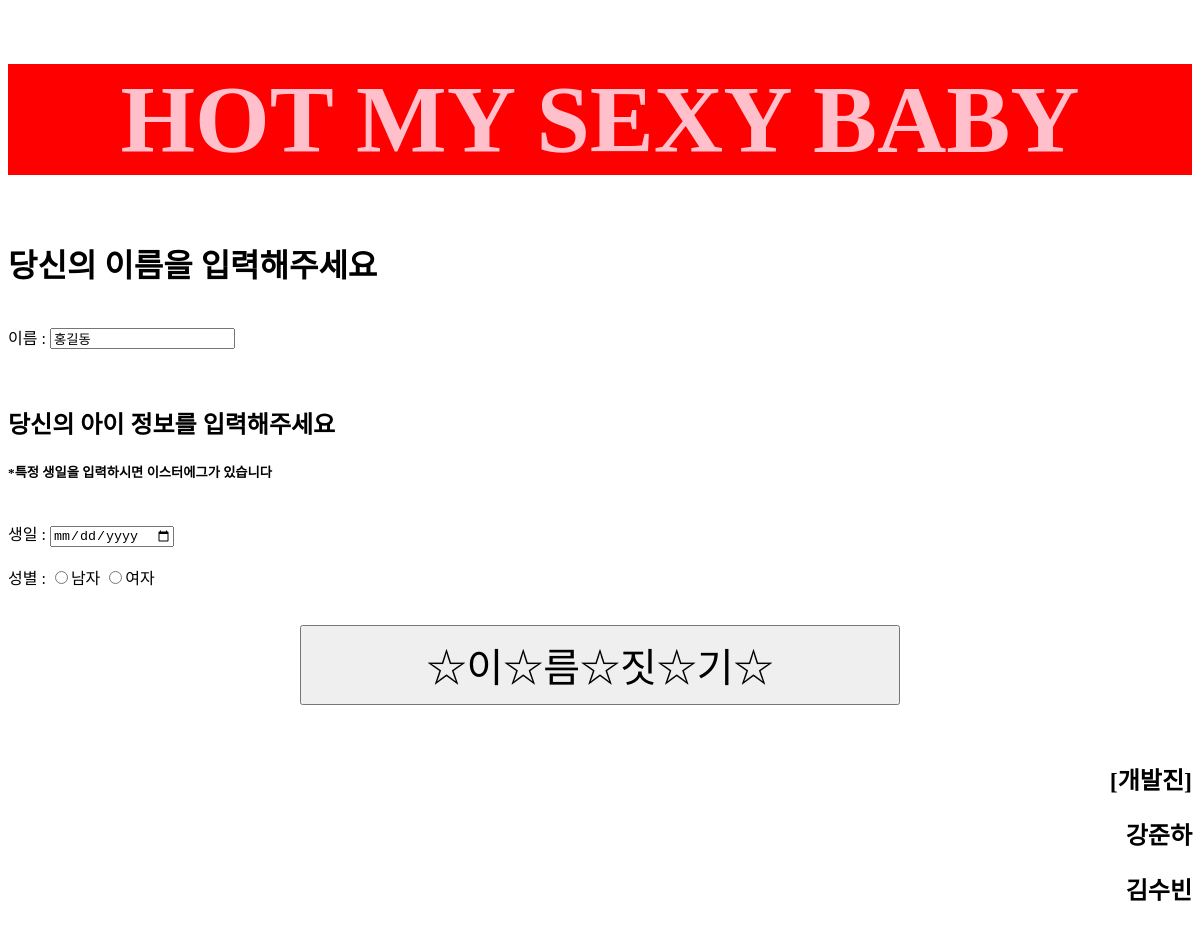
/polls/, run on an earlier commit of the app's database.
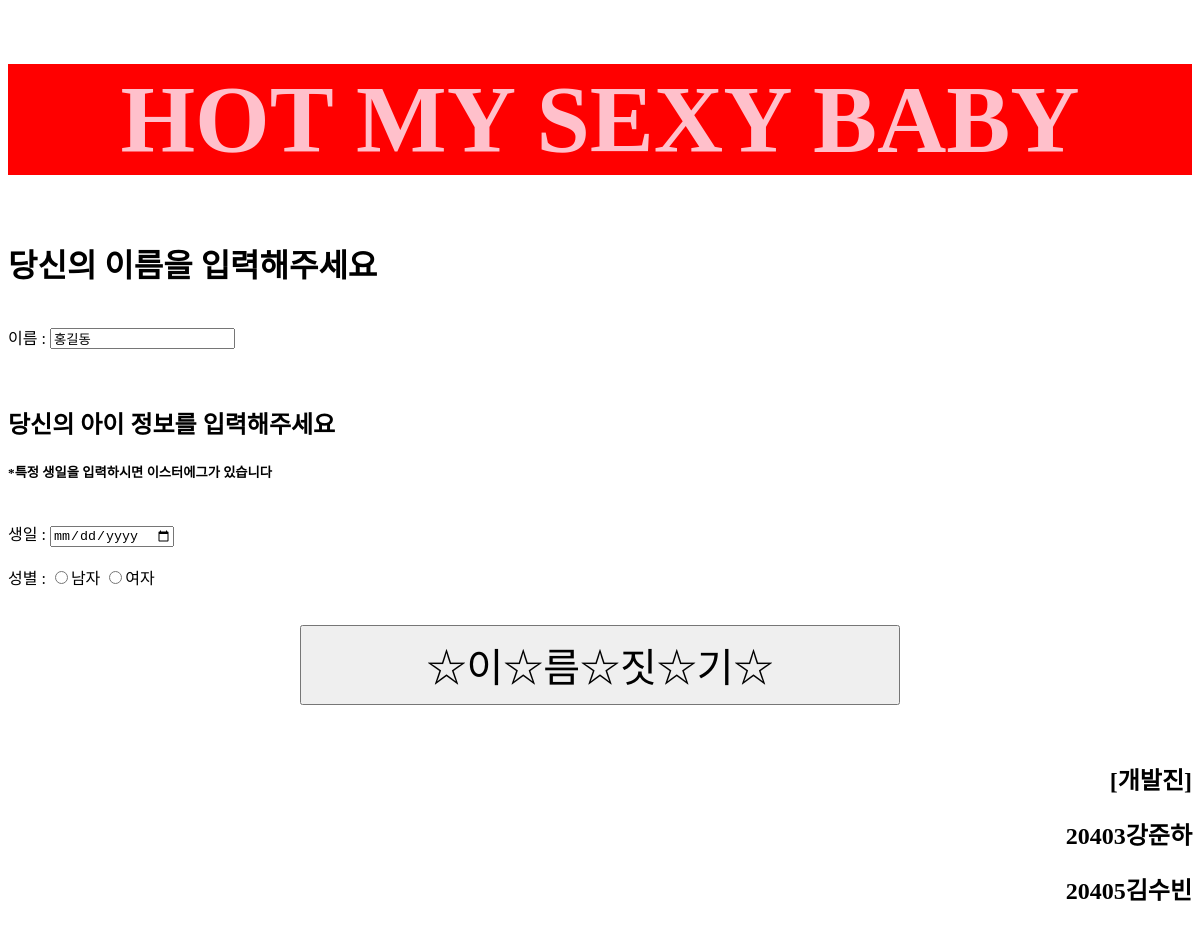
And on a later commit of the database.
### polls/models.py (models this page shows, shortened)
class Name(models.Model):
    name = models.CharField(max_length=200)
    pub_date = models.DateTimeField('date published')

### polls/views.py (the view)
# urls.py: path('', views.index, name='index'),
def index(request):
    latest_name_list = Name.objects.all()
    context = {'latest_name_list':latest_name_list}
    return render(request, 'polls/index.html', context)

### polls/templates/polls/index.html (shortened to what this page needs)
<!DOCTYPE html>
<html lang="en">
<head>
</head>
<body>
    <h1 align="center" style="color: pink; font-size: 6em; background: red;">HOT MY SEXY BABY</h1>
    <h1 style="font-family: 'Myriad'">당신의 이름을 입력해주세요</h1>
    <br>
    <form style="font-family: 'NanumGothic'">
        <label id="namelabel">이름 : </label><input value="홍길동" type="text" name="Uname" placeholder="이름을 입력해주세요" id="_namelabel"> <br><br>
    </form>
    <br>
    <h2 style="font-family: 'Myriad'">당신의 아이 정보를 입력해주세요</h2>
    <h5>*특정 생일을 입력하시면 이스터에그가 있습니다</h3>
    <br>
    <form style="font-family: 'NanumGothic'">
        <label id="birthlabel">생일 : <input type="date" name = "Cbirthday"><br><br>
        <label id="genderlablel">성별 : </label> <input type="radio" name="gender" value="남자">남자 <input type="radio" name="gender" value="여자">여자 <br><br>
    </form>
    <br>
    <button style="display: block; margin: 0 auto; width: 600px; height: 80px; font-size: 40px;" type="button" name = "Cbutton" onclick="buttonClick()">☆이☆름☆짓☆기☆</button>
    <br>
    <br>
    <div id="mySexyBabyName">
    <h2 align = "right">[개발진]</h2>
    {% for name in latest_name_list %}
        <h2 align="right">{{name.name}}</h2>
    {% endfor %}
</body>
</html>

What changed in the data, as far as the page shows it:
changed Name: name "강준하" → "20403강준하"
changed Name: name "김수빈" → "20405김수빈"
